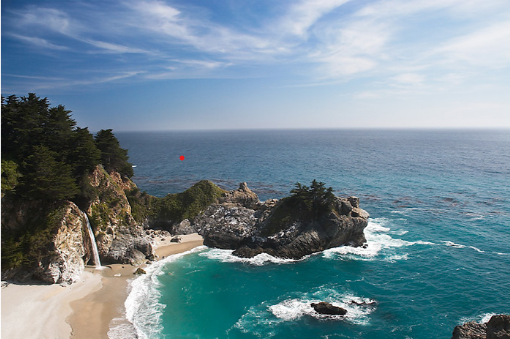
#> input picture Homework/HW1/figs/original.png, 510 x 339 px
$ python removal.py
#> lines starting #> are read from the running program, lines starting #| are printed output that depends on the picture
import numpy as np
import matplotlib.pyplot as plt
from matplotlib.widgets import Button, Slider, RectangleSelector
from skimage import io
from skimage.transform import resize as sk_resize
from scipy.ndimage import convolve
import matplotlib.patches as patches

# [22 lines of commented-out code are left out]

# [170 lines left out: functions get_energy, get_vertical_seam, remove_vertical_seam, insert_vertical_seam, object_removal, seam_carve_image and 1 more, not called in this run]

# ----------------- 5. GUI 交互逻辑 -----------------

try:
    im = io.imread('../figs/original.png')
#> im is the input picture: shape (339, 510, 4); mean R, G, B, A 113.4, 136.4, 148.4, 255
except:
    im = np.random.randint(0, 255, (300, 450, 3), dtype=np.uint8)

if im.ndim == 3 and im.shape[2] == 4: im = im[:, :, :3]
#> im: shape (339, 510, 3)
current_mask = np.zeros((im.shape[0], im.shape[1]), dtype=bool)
rect_patch = None

fig, (ax1, ax2) = plt.subplots(1, 2, figsize=(14, 7))
fig.subplots_adjust(bottom=0.25)
ax1.imshow(im); ax1.set_title('Input: Draw Box to Remove Object'); ax1.axis('off')
himg = ax2.imshow(np.zeros_like(im)); ax2.set_title('Result'); ax2.axis('off')

# [11 lines left out: function onselect, not called in this run]

selector = RectangleSelector(ax1, onselect, interactive=True)
s_col = Slider(fig.add_axes([0.1, 0.12, 0.25, 0.03]), 'Col Scale', 0.5, 1.5, valinit=1.0)
s_row = Slider(fig.add_axes([0.1, 0.07, 0.25, 0.03]), 'Row Scale', 0.5, 1.5, valinit=1.0)

def update_ui(res, msg):
    himg.set_data(res); himg.set_extent([0, res.shape[1], res.shape[0], 0])
    ax2.set_title(msg); fig.canvas.draw_idle()

btn_res = Button(fig.add_axes([0.4, 0.08, 0.12, 0.06]), 'Resize', color='lightblue')
btn_res.on_clicked(lambda e: update_ui(seam_carve_image(im, (int(im.shape[0]*s_row.val), int(im.shape[1]*s_col.val))), 'Resized'))

btn_amp = Button(fig.add_axes([0.55, 0.08, 0.15, 0.06]), 'Amplify(1.2x)', color='lightgreen')
btn_amp.on_clicked(lambda e: update_ui(amplify_content(im), 'Content Amplified'))

btn_rm = Button(fig.add_axes([0.73, 0.08, 0.15, 0.06]), 'Remove Object', color='lightcoral')
# [8 lines left out: function handle_rm, not called in this run]
btn_rm.on_clicked(handle_rm)

plt.show()
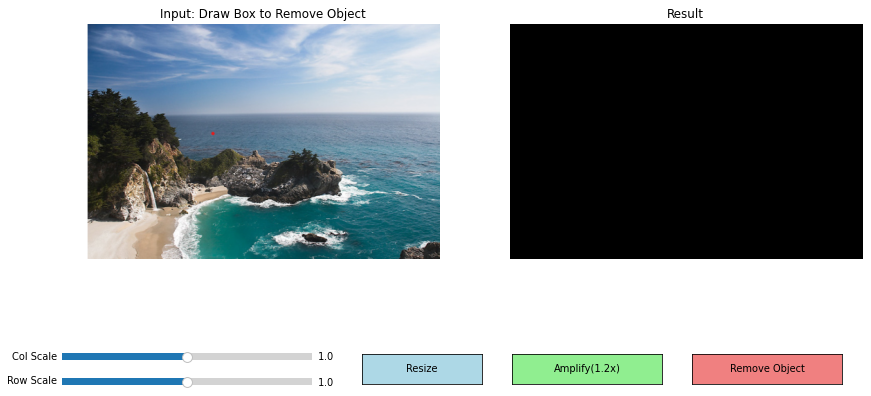
#> figure drawn by matplotlib, 4 panels

$ run again, with Homework/HW1/figs/bing2.png copied over Homework/HW1/figs/original.png
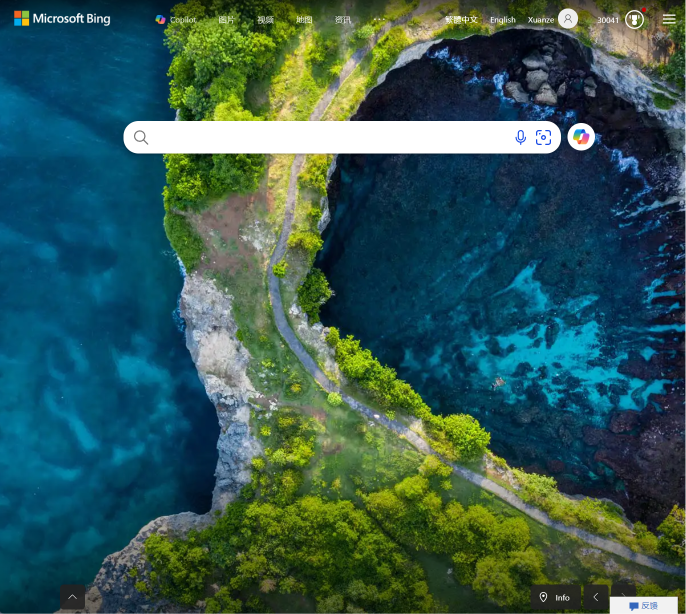
#> input picture Homework/HW1/figs/bing2.png, 1372 x 1227 px (shown at 1/2 size)
#> im is the input picture: shape (1227, 1372, 4); mean R, G, B, A 51.6, 88.8, 82.9, 254.9
#> im: shape (1227, 1372, 3)
#> `plt.show()`:
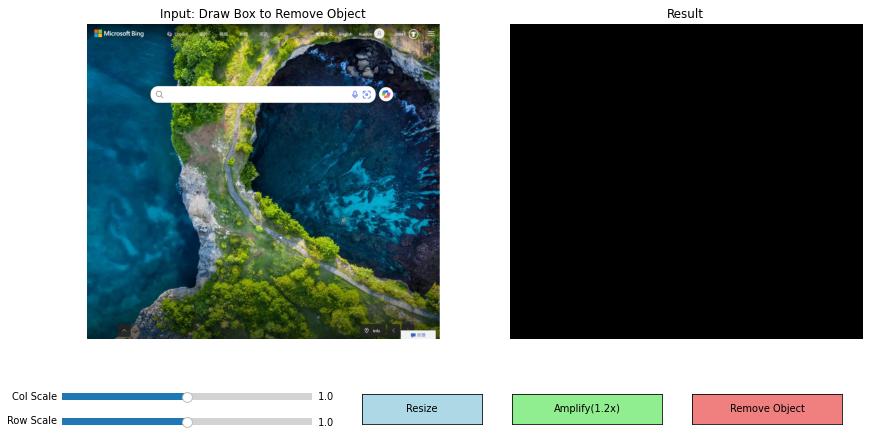
#> figure drawn by matplotlib, 4 panels

$ run again, with Homework/HW1/figs/chopping.png copied over Homework/HW1/figs/original.png
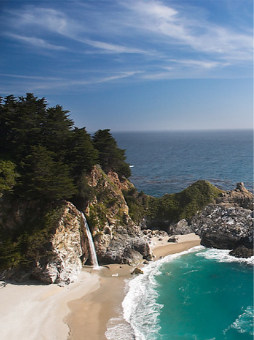
#> input picture Homework/HW1/figs/chopping.png, 254 x 340 px
#> im is the input picture: shape (340, 254, 4); mean R, G, B, A 101.1, 119.1, 129.5, 255
#> im: shape (340, 254, 3)
#> `plt.show()`:
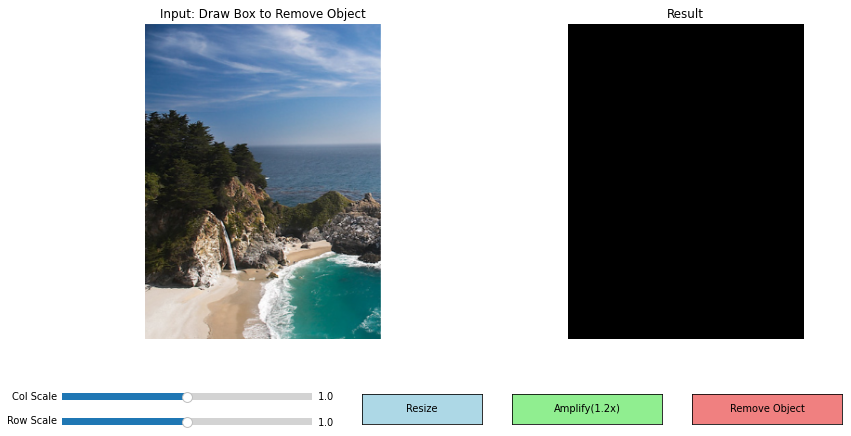
#> figure drawn by matplotlib, 4 panels

$ run again, with Homework/HW1/figs/compare.png copied over Homework/HW1/figs/original.png
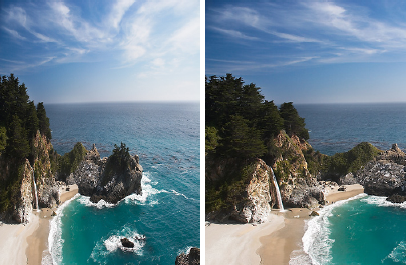
#> input picture Homework/HW1/figs/compare.png, 406 x 265 px
#> im is the input picture: shape (265, 406, 4); mean R, G, B, A 108.6, 128.8, 140.1, 255
#> im: shape (265, 406, 3)
#> `plt.show()`:
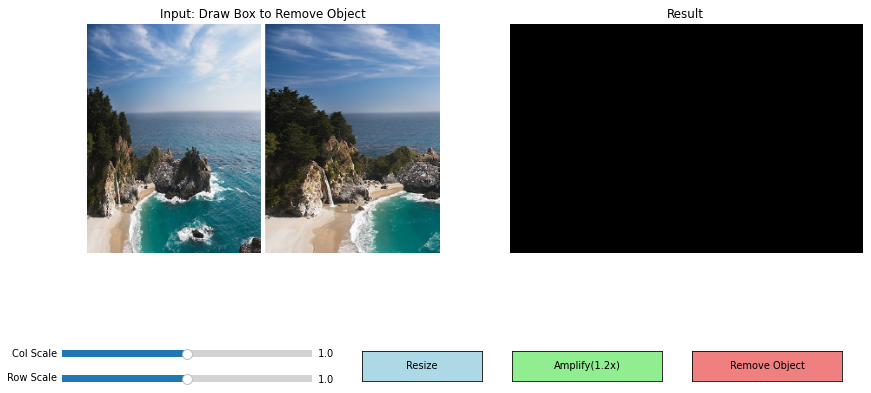
#> figure drawn by matplotlib, 4 panels
